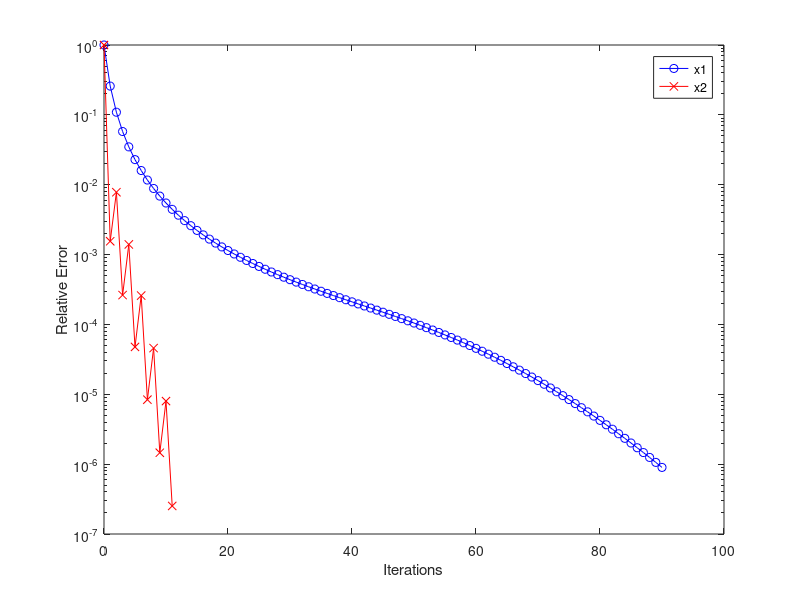

This chart was generated by the following MATLAB code:
n = 500;

tol = 10^(-6);
maxit = 4*n;

% Problem 1
A1 = spdiags([1:n]',[0],n,n);
xsol1 = ones(n,1);
b1 = A1*xsol1;

[x1, flag1, relres1, iter1, resvec1] = pcg(A1,b1,tol,maxit);

% Figure 1
semilogy (0:length(resvec1)-1, resvec1/norm(b1), 'bo-'); hold on;


% Problem 2
A2 = spdiags([linspace(1,2,n/2)';linspace(1000,1001,n/2)'],[0],n,n);
xsol2 = ones(n,1);
b2 = A2*xsol2;

[x2, flag2, relres2, iter2, resvec2] = pcg(A2,b2,tol,maxit);

% Figure 2
semilogy (0:length(resvec2)-1, resvec2/norm(b2), 'rx-'); hold on;


ylabel('Relative Error');
xlabel('Iterations');

legend({'x1', 'x2'},'Location','Northeast');
